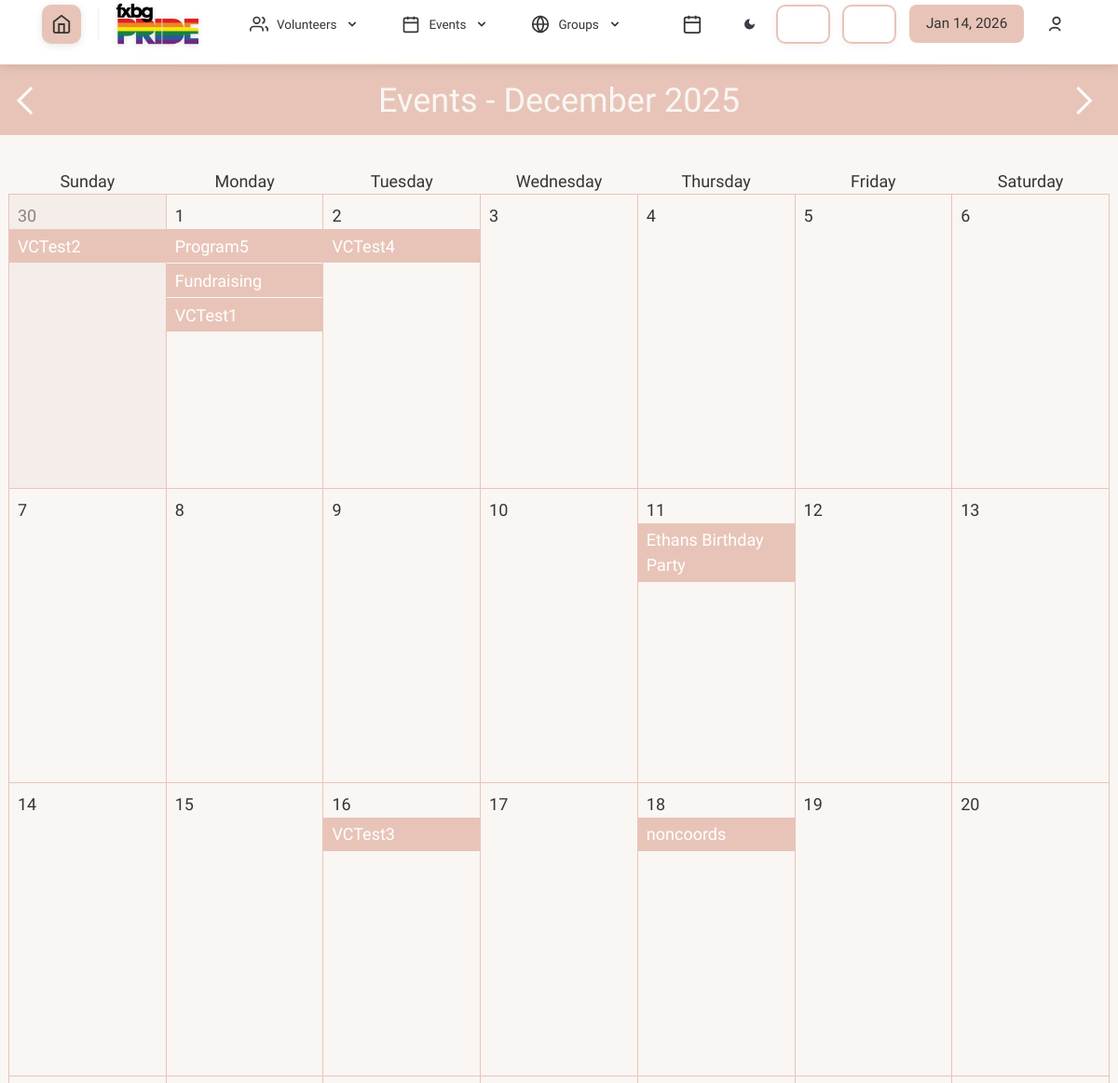
Page /calendar.php?month=2025-12 (signed in, upper part) on the earlier database version.
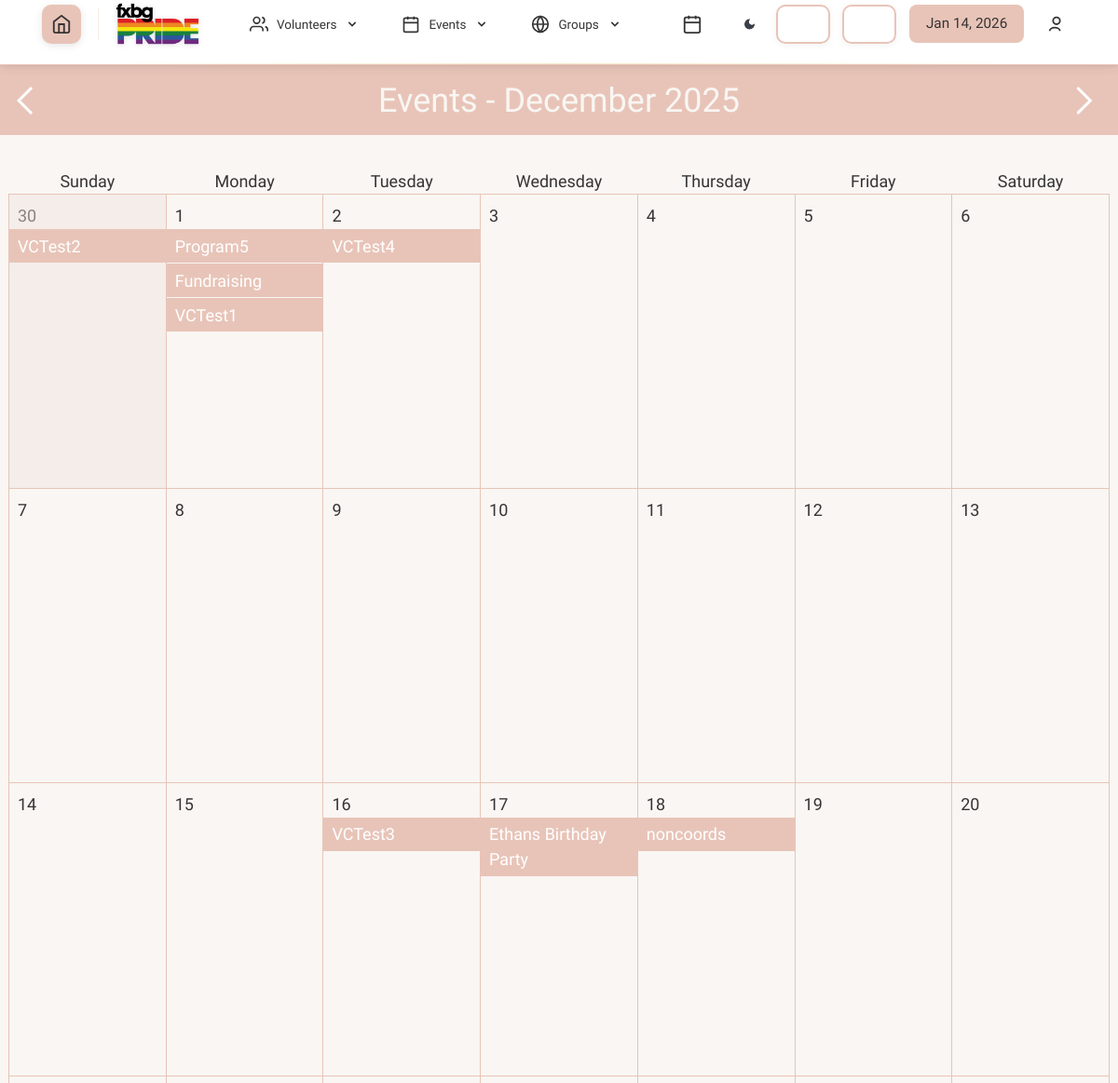
Same page on the later database version.
### tables this page shows
CREATE TABLE `dbevents` (
  `id` int NOT NULL,
  `name` text NOT NULL,
  `date` char(10) NOT NULL,
  `startTime` char(5) NOT NULL,
  `endTime` char(5) NOT NULL,
  `description` text NOT NULL,
  `capacity` int NOT NULL,
  `completed` text NOT NULL,
  `restricted_signup` tinyint(1) NOT NULL,
  `location` text,
  `type` text NOT NULL,
  `volunteer_coordinator` int DEFAULT NULL
);

### database/dbEvents.php (called while the page is built, shortened)
<?php
function fetch_events_in_date_range($start_date, $end_date)
{
    $connection = connect();
    $start_date = mysqli_real_escape_string($connection, $start_date);
    $end_date = mysqli_real_escape_string($connection, $end_date);
    $query = "select * from dbevents
              where date >= '$start_date' and date <= '$end_date'
              order by startTime asc";
    $result = mysqli_query($connection, $query);
    require_once('include/output.php');
    $events = array();
    while ($result_row = mysqli_fetch_assoc($result)) {
        $key = $result_row['date'];
        if (isset($events[$key])) {
            $events[$key] [] = hsc($result_row);
        } else {
            $events[$key] = array(hsc($result_row));
        }
    }
    return $events;
}

### include/output.php (called while the page is built, shortened)
<?php
function hsc($input)
{
    if (is_array($input)) {
        $arr = [];
        foreach ($input as $key => $value) {
            $arr[$key] = htmlspecialchars($value ?? '');
        }
        return $arr;
    }
    return htmlspecialchars($input ?? '');
}

### calendar.php (the view, shortened to what the changed rows need)
<?php
if (!isset($_GET['month'])) {
    $month = date("Y-m");
} else {
    $month = $_GET['month'];
}
    $first = $month . '-01';
    $month = strtotime($month);
    $first = strtotime($first);
    $previousMonth = strtotime(date('Y-m', $month) . ' -1 month');
    $nextMonth = strtotime(date('Y-m', $month) . ' +1 month');
    $calendarStart = $first;
while (date('w', $calendarStart) > 0) {
    $calendarStart = strtotime(date('Y-m-d', $calendarStart) . ' -1 day');
}
    $weeks = 5;
?>
<!DOCTYPE html>
<html>
    <head>
        <link rel="stylesheet" href="css/theme-toggle.css">
        <?php require('universal.inc'); ?>
    </head>
    <body>
        <?php require('header.php'); ?>
        <main class="calendar-view">
            <h1 class='calendar-header' style="background: var(--main-color, #e8c4b8); height: 75px;">
                <img id="previous-month-button" src="images/arrow-back.png" data-month="<?php echo date("Y-m", $previousMonth); ?>">
                <span id="calendar-heading-month" style="font-weight: 700; font-size: 36px;">Events - <?php echo date('F Y', $month); ?></span>
                <img id="next-month-button" src="images/arrow-forward.png" data-month="<?php echo date("Y-m", $nextMonth); ?>">
            </h1>
            <div class="table-wrapper">
                <table id="calendar">
                    <thead>
                        <tr>
                            <th>Sunday</th>
                            <th>Monday</th>
                            <th>Tuesday</th>
                            <th>Wednesday</th>
                            <th>Thursday</th>
                            <th>Friday</th>
                            <th>Saturday</th>
                        </tr>
                    </thead>
                    <tbody>
                    <?php
                        $date = $calendarStart;
                        require_once('database/dbEvents.php');
                        $events = fetch_events_in_date_range($start, $end);
                    for ($week = 0; $week < $weeks; $week++) {
                        echo '
                                <tr class="calendar-week">
                            ';
                        for ($day = 0; $day < 7; $day++) {
                            $extraAttributes = '';
                            $extraClasses = '';
                            if (date('m', $date) != date('m', $month)) {
                                $extraClasses .= ' other-month';
                                $extraAttributes .= ' data-month="' . date('Y-m', $date) . '"';
                            }
                            $eventsStr = '';
                            $e = date('Y-m-d', $date);
                            if (isset($events[$e])) {
                                $dayEvents = $events[$e];
                                foreach ($dayEvents as $info) {
                                    $backgroundCol = 'var(--main-color, #e8c4b8)';
                                    $eventsStr .= '<a class="calendar-event" style="background-color: ' . $backgroundCol . '" href="event.php?id=' . $info['id'] . '&user_id=' . $_SESSION['_id'] . '">' . htmlspecialchars_decode($info['name']) . '</a>';
                                }
                            }
                            echo '<td class="calendar-day' . $extraClasses . '" ' . $extraAttributes . ' data-date="' . date('Y-m-d', $date) . '">
                                    <div class="calendar-day-wrapper">
                                        <p class="calendar-day-number">' . date('j', $date) . '</p>
                                        ' . $eventsStr . '
                                    </div>
                                </td>';
                            $date = strtotime(date('Y-m-d', $date) . ' +1 day');
                        }
                        echo '
                                </tr>';
                    }
                    ?>
                    </tbody>
                </table>
            </div>
            <link rel="stylesheet" href="https://cdnjs.cloudflare.com/ajax/libs/font-awesome/6.0.0-beta3/css/all.min.css">
        </main>
    </body>
</html>

Differences in the rows shown:
changed dbevents "Ethans Birthday Party": moves from the list under "11" to the list under "17"
